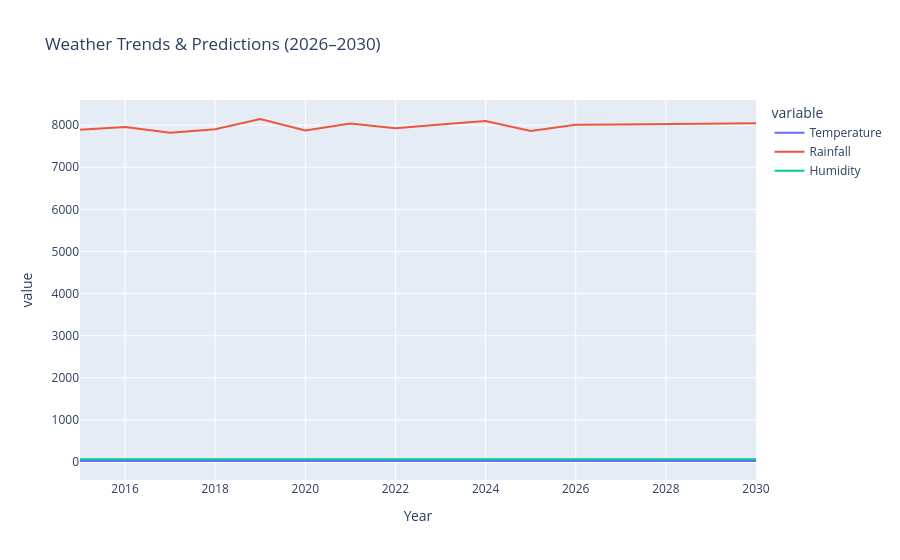

Here is the notebook cell this chart was saved with:
### Code cell
# 9. Predicting Future Weather (Temperature, Rainfall, Humidity)

from sklearn.linear_model import LinearRegression
import numpy as np

# Aggregate yearly averages/sums
yearly_data = df.groupby('Year').agg({
    'Temperature': 'mean',
    'Rainfall': 'sum',
    'Humidity': 'mean'
}).reset_index()

# Prepare features
X = yearly_data['Year'].values.reshape(-1, 1)

# Predict for future years (2026–2030)
future_years = np.arange(2026, 2031).reshape(-1, 1)

predictions = {}

for col in ['Temperature', 'Rainfall', 'Humidity']:
    model = LinearRegression()
    model.fit(X, yearly_data[col])
    preds = model.predict(future_years)
    predictions[col] = preds

# Create future dataframe
future_df = pd.DataFrame({
    'Year': future_years.flatten(),
    'Temperature': predictions['Temperature'],
    'Rainfall': predictions['Rainfall'],
    'Humidity': predictions['Humidity']
})

print("Future Predictions (2026–2030):")
display(future_df)

# Visualization
plt.figure(figsize=(12,6))

for col, ylabel in zip(['Temperature','Rainfall','Humidity'],
                       ['Temperature (°C)','Rainfall (mm)','Humidity (%)']):
    plt.plot(yearly_data['Year'], yearly_data[col], marker='o', label=f"Historical {col}")
    plt.plot(future_df['Year'], future_df[col], marker='x', linestyle='--', label=f"Predicted {col}")

plt.title("Weather Predictions (2026–2030)")
plt.xlabel("Year")
plt.ylabel("Value")
plt.legend()
plt.grid(True)
plt.show()

# Interactive version (Plotly)
fig = px.line(pd.concat([yearly_data, future_df]), x='Year', y=['Temperature','Rainfall','Humidity'],
              title="Weather Trends & Predictions (2026–2030)")
fig.show()

### Figure 1 — Plotly figure (JSON) as saved in the notebook; plotly's stock layout.template omitted (floating-point values rounded to 4 significant figures)
{"data": [{"hovertemplate": "variable=Temperature<br>Year=%{x}<br>value=%{y}<extra></extra>", "legendgroup": "Temperature", "line": {"color": "#636efa", "dash": "solid"}, "marker": {"symbol": "circle"}, "mode": "lines", "name": "Temperature", "orientation": "v", "showlegend": true, "type": "scatter", "x": [2015, 2016, 2017, 2018, 2019, 2020, 2021, 2022, 2023, 2024, 2025, 2026, 2027, 2028, 2029, 2030], "xaxis": "x", "y": [23.9, 23.67, 24.07, 23.91, 23.86, 24.17, 24.11, 23.78, 24.04, 23.84, 23.77, 23.92, 23.92, 23.92, 23.92, 23.92], "yaxis": "y"}, {"hovertemplate": "variable=Rainfall<br>Year=%{x}<br>value=%{y}<extra></extra>", "legendgroup": "Rainfall", "line": {"color": "#EF553B", "dash": "solid"}, "marker": {"symbol": "circle"}, "mode": "lines", "name": "Rainfall", "orientation": "v", "showlegend": true, "type": "scatter", "x": [2015, 2016, 2017, 2018, 2019, 2020, 2021, 2022, 2023, 2024, 2025, 2026, 2027, 2028, 2029, 2030], "xaxis": "x", "y": [7891.0, 7958.0, 7822.0, 7903.0, 8147.0, 7873.0, 8041.0, 7929.0, 8015.0, 8096.0, 7862.0, 8009.0, 8017.0, 8026.0, 8034.0, 8043.0], "yaxis": "y"}, {"hovertemplate": "variable=Humidity<br>Year=%{x}<br>value=%{y}<extra></extra>", "legendgroup": "Humidity", "line": {"color": "#00cc96", "dash": "solid"}, "marker": {"symbol": "circle"}, "mode": "lines", "name": "Humidity", "orientation": "v", "showlegend": true, "type": "scatter", "x": [2015, 2016, 2017, 2018, 2019, 2020, 2021, 2022, 2023, 2024, 2025, 2026, 2027, 2028, 2029, 2030], "xaxis": "x", "y": [63.65, 63.5, 63.47, 63.16, 63.81, 64.57, 63.17, 63.58, 64.02, 63.97, 63.34, 63.77, 63.79, 63.81, 63.83, 63.85], "yaxis": "y"}], "layout": {"legend": {"title": {"text": "variable"}, "tracegroupgap": 0}, "title": {"text": "Weather Trends & Predictions (2026–2030)"}, "xaxis": {"anchor": "y", "domain": [0, 1], "title": {"text": "Year"}}, "yaxis": {"anchor": "x", "domain": [0, 1], "title": {"text": "value"}}}}
